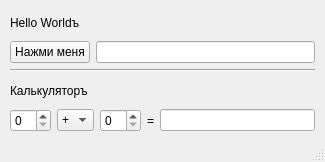
<?xml version="1.0" encoding="UTF-8"?>
<ui version="4.0">
 <class>HelloWorld</class>
 <widget class="QMainWindow" name="HelloWorld">
  <property name="geometry">
   <rect>
    <x>0</x>
    <y>0</y>
    <width>325</width>
    <height>162</height>
   </rect>
  </property>
  <property name="windowTitle">
   <string>HelloWorld</string>
  </property>
  <widget class="QWidget" name="centralwidget">
   <widget class="QWidget" name="">
    <property name="geometry">
     <rect>
      <x>10</x>
      <y>10</y>
      <width>305</width>
      <height>122</height>
     </rect>
    </property>
    <layout class="QGridLayout" name="gridLayout">
     <item row="0" column="0">
      <widget class="QLabel" name="hello_world_label">
       <property name="text">
        <string>Hello Worldъ</string>
       </property>
      </widget>
     </item>
     <item row="1" column="0">
      <layout class="QHBoxLayout" name="horizontalLayout_2">
       <item>
        <widget class="QPushButton" name="hello_world_button">
         <property name="text">
          <string>Нажми меня</string>
         </property>
         <property name="checkable">
          <bool>true</bool>
         </property>
         <property name="checked">
          <bool>false</bool>
         </property>
        </widget>
       </item>
       <item>
        <widget class="QLineEdit" name="hello_world_line">
         <property name="readOnly">
          <bool>true</bool>
         </property>
        </widget>
       </item>
      </layout>
     </item>
     <item row="2" column="0">
      <widget class="Line" name="line">
       <property name="orientation">
        <enum>Qt::Horizontal</enum>
       </property>
      </widget>
     </item>
     <item row="3" column="0">
      <widget class="QLabel" name="calculator_label">
       <property name="text">
        <string>Калькуляторъ</string>
       </property>
      </widget>
     </item>
     <item row="4" column="0">
      <layout class="QHBoxLayout" name="horizontalLayout">
       <item>
        <widget class="QSpinBox" name="number_selector_1"/>
       </item>
       <item>
        <widget class="QComboBox" name="operation_selector">
         <item>
          <property name="text">
           <string>+</string>
          </property>
         </item>
         <item>
          <property name="text">
           <string>-</string>
          </property>
         </item>
         <item>
          <property name="text">
           <string>*</string>
          </property>
         </item>
         <item>
          <property name="text">
           <string>/</string>
          </property>
         </item>
        </widget>
       </item>
       <item>
        <widget class="QSpinBox" name="number_selector_2"/>
       </item>
       <item>
        <widget class="QLabel" name="equals_symbol">
         <property name="text">
          <string>=</string>
         </property>
        </widget>
       </item>
       <item>
        <widget class="QLineEdit" name="result_line">
         <property name="readOnly">
          <bool>true</bool>
         </property>
        </widget>
       </item>
      </layout>
     </item>
    </layout>
   </widget>
  </widget>
  <widget class="QStatusBar" name="statusbar"/>
 </widget>
 <resources/>
 <connections/>
</ui>
